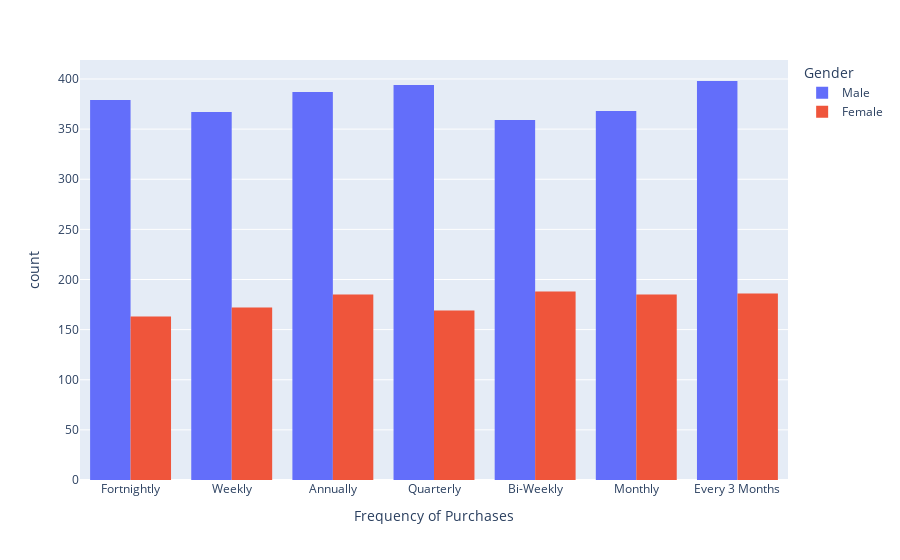

Write notebook code for a chart like this one.
### Code cell
# чаще всего во всех категориях тоже покупают мужчины
# полагаю, влияет их число
fig = px.histogram(df, x="Frequency of Purchases", color='Gender', barmode='group', height=400)
fig.show()

### Figure 1 — Plotly figure (JSON) as saved in the notebook; plotly's stock layout.template omitted (floating-point values rounded to 4 significant figures; data arrays with more than 128 entries replaced by an {"elided": "..."} marker saying what was removed)
{"data": [{"alignmentgroup": "True", "bingroup": "x", "hovertemplate": "Gender=Male<br>Frequency of Purchases=%{x}<br>count=%{y}<extra></extra>", "legendgroup": "Male", "marker": {"color": "#636efa", "pattern": {"shape": ""}}, "name": "Male", "offsetgroup": "Male", "orientation": "v", "showlegend": true, "type": "histogram", "x": {"elided": "2652 str values"}, "xaxis": "x", "yaxis": "y"}, {"alignmentgroup": "True", "bingroup": "x", "hovertemplate": "Gender=Female<br>Frequency of Purchases=%{x}<br>count=%{y}<extra></extra>", "legendgroup": "Female", "marker": {"color": "#EF553B", "pattern": {"shape": ""}}, "name": "Female", "offsetgroup": "Female", "orientation": "v", "showlegend": true, "type": "histogram", "x": {"elided": "1248 str values"}, "xaxis": "x", "yaxis": "y"}], "layout": {"autosize": true, "barmode": "group", "legend": {"title": {"text": "Gender"}, "tracegroupgap": 0}, "margin": {"t": 60}, "xaxis": {"anchor": "y", "autorange": true, "domain": [0, 1], "range": [-0.5, 6.5], "title": {"text": "Frequency of Purchases"}, "type": "category"}, "yaxis": {"anchor": "x", "autorange": true, "domain": [0, 1], "range": [0, 418.9], "title": {"text": "count"}}}}
